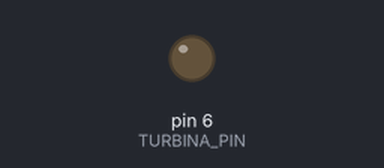
The sketch below on a simulated Arduino Nano, built with avr-gcc and run on an emulated ATmega328P. Parts: output pins drawn as LEDs (lit = HIGH).

Above: at 0.01 s.
At 1.3 s:
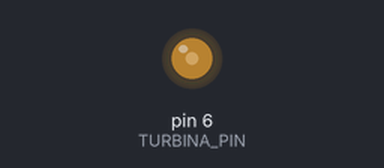
At 4.3 s:
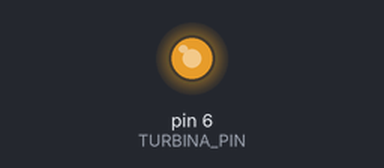
Timing chart, 0 to 5.8 s (numbered marks = the images above):
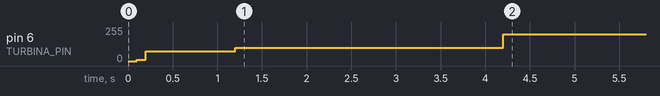

The sketch:

robotTurbina.ino
```cpp
#include "motor.hpp"
#include "turbina.hpp"
#include "senzori.hpp"
#include <Arduino.h>

void setup()
{
    Serial.begin(9600);
    //setupMotor();
    //calibrareSenzori();
    setupTurbina();
    turbina();
}

void loop()
{
    //citireSenzori();
    //go(100, 100);
}
```

motor.cpp
```cpp
#include "motor.hpp"

void setupMotor()
{
    pinMode(MOTOR1_PIN1, OUTPUT);
    pinMode(MOTOR1_PIN2, OUTPUT);
    pinMode(MOTOR2_PIN1, OUTPUT);
    pinMode(MOTOR2_PIN2, OUTPUT);
}
void go(int speedLeft, int speedRight)
{
    if (speedLeft > 0)
    {
        analogWrite(MOTOR1_PIN1, speedLeft);
        analogWrite(MOTOR1_PIN2, 0);
    }
    else
    {
        analogWrite(MOTOR1_PIN1, 0);
        analogWrite(MOTOR1_PIN2, -speedLeft);
    }

    if (speedRight > 0)
    {
        analogWrite(MOTOR2_PIN1, speedRight);
        analogWrite(MOTOR2_PIN2, 0);
    }
    else
    {
        analogWrite(MOTOR2_PIN1, 0);
        analogWrite(MOTOR2_PIN2, -speedRight);
    }
}
```

motor.hpp
```cpp
#ifndef MOTOR_HPP
#define MOTOR_HPP

#define MOTOR2_PIN1 3 // motor stanga
#define MOTOR2_PIN2 10 // motor stanga
#define MOTOR1_PIN1 5 // motor dreapta
#define MOTOR1_PIN2 9
#include <Arduino.h>

void setupMotor();
void go(int speedLeft, int speedRight);

#endif
```

senzori.cpp
```cpp
#include "senzori.hpp"
#include "QTRSensors.h"
#include "motor.hpp"

QTRSensorsAnalog qtra((unsigned char[]){A0, A1, A2, A3, A4, A5, A6, A7},
                      NUM_SENSORS, NUM_SAMPLES_PER_SENSOR, EMITTER_PIN);
unsigned int sensorValues[NUM_SENSORS];

float Kp = 8; // 13 fara turbina  // 13 la 380              //8           /20 viteza 370 motoare 5:1      / 12 viteza 350 motoare 10:1     /13 viteza 350
float Kd = 40; // 50 fara turbina// 43 la 380              //55          /56 viteza 370 motoare 5:1      / 29 viteza 350 motoare 10:1    /35 viteza 350
float pozitie_referinta = 35;
float eroare_pozitie;
float eroare_pozitie_anterioara;
float derivativ;
float corectie_viteza; // float corectie_viteza;
float vitezaM1;
float vitezaM2;
float viteza_croaziera = 200;

void calibrareSenzori()
{
    delay(500);
    for (int i = 0; i < 200; i++)
    {
        qtra.calibrate();
    }
    digitalWrite(13, LOW);
    for (int i = 0; i < NUM_SENSORS; i++)
    {
        Serial.print(qtra.calibratedMinimumOn[i]);
        Serial.print(' ');
    }
    Serial.println();

    for (int i = 0; i < NUM_SENSORS; i++)
    {
        Serial.print(qtra.calibratedMaximumOn[i]);
        Serial.print(' ');
    }
    delay(3000);
}

void citireSenzori()
{
    unsigned int pozitie = qtra.readLine(sensorValues) / 100;

    eroare_pozitie = pozitie_referinta - pozitie;

    derivativ = eroare_pozitie - eroare_pozitie_anterioara;

    eroare_pozitie_anterioara = eroare_pozitie;

    corectie_viteza = Kp * eroare_pozitie + Kd * derivativ;

    vitezaM1 = viteza_croaziera + corectie_viteza;

    vitezaM2 = viteza_croaziera - corectie_viteza;

    go(vitezaM1, vitezaM2);

    // for (unsigned char i = 0; i < NUM_SENSORS; i++)
    // {
    //     Serial.print(sensorValues[i]);
    //     Serial.print('\t');
    // }
    Serial.println(pozitie);
}
```

senzori.hpp
```cpp
#ifndef SENZORI_HPP
#define SENZORI_HPP

#include <QTRSensors.h>
#include <Arduino.h>

#define NUM_SENSORS 8
#define NUM_SAMPLES_PER_SENSOR 4
#define EMITTER_PIN 2

void calibrareSenzori();
void citireSenzori();

#endif
```

turbina.cpp
```cpp
#include "turbina.hpp"

bool flag = false;

void setupTurbina()
{
    pinMode(TURBINA_PIN, OUTPUT);
}

void turbina()
{
    if (flag == false)
    {
        pinMode(6, OUTPUT);
        digitalWrite(6, LOW);
        delay(100);
        analogWrite(6, 10);
        delay(100);
        analogWrite(6, 74);
        delay(1000);
        analogWrite(6, 100);
        delay(3000);
        analogWrite(6, 200);
        delay(3000);
        flag = true;
    }
}
```

turbina.hpp
```cpp
#ifndef TURBINA_HPP
#define TURBINA_HPP

#define TURBINA_PIN 6
#include <Arduino.h>

void setupTurbina();
void turbina();

#endif
```
